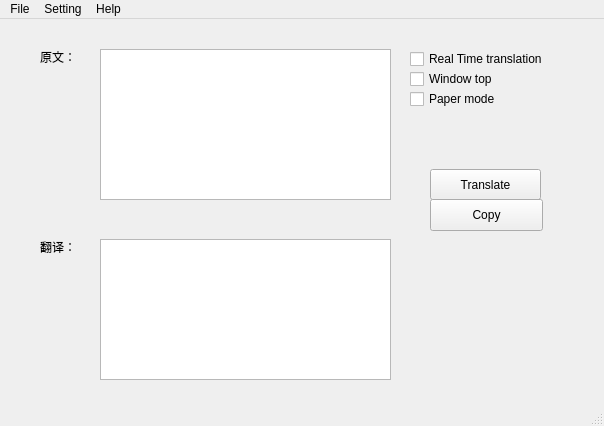
<?xml version="1.0" encoding="UTF-8"?>
<ui version="4.0">
    <class>MainWindow</class>
    <widget class="QMainWindow" name="MainWindow">
        <property name="geometry">
            <rect>
                <x>0</x>
                <y>0</y>
                <width>604</width>
                <height>426</height>
            </rect>
        </property>
        <property name="windowTitle">
            <string>MainWindow</string>
        </property>
        <widget class="QWidget" name="centralwidget">
            <widget class="QLabel" name="label">
                <property name="geometry">
                    <rect>
                        <x>40</x>
                        <y>30</y>
                        <width>60</width>
                        <height>16</height>
                    </rect>
                </property>
                <property name="text">
                    <string>原文：</string>
                </property>
            </widget>
            <widget class="QPlainTextEdit" name="originText">
                <property name="geometry">
                    <rect>
                        <x>100</x>
                        <y>30</y>
                        <width>291</width>
                        <height>151</height>
                    </rect>
                </property>
            </widget>
            <widget class="QCheckBox" name="isRealTimeTranslation">
                <property name="geometry">
                    <rect>
                        <x>410</x>
                        <y>30</y>
                        <width>171</width>
                        <height>20</height>
                    </rect>
                </property>
                <property name="text">
                    <string>Real Time translation</string>
                </property>
            </widget>
            <widget class="QCheckBox" name="isWindowTop">
                <property name="geometry">
                    <rect>
                        <x>410</x>
                        <y>50</y>
                        <width>121</width>
                        <height>20</height>
                    </rect>
                </property>
                <property name="text">
                    <string>Window top</string>
                </property>
            </widget>
            <widget class="QCheckBox" name="isPaperMode">
                <property name="geometry">
                    <rect>
                        <x>410</x>
                        <y>70</y>
                        <width>121</width>
                        <height>20</height>
                    </rect>
                </property>
                <property name="text">
                    <string>Paper mode</string>
                </property>
            </widget>
            <widget class="QLabel" name="label_2">
                <property name="geometry">
                    <rect>
                        <x>460</x>
                        <y>280</y>
                        <width>61</width>
                        <height>61</height>
                    </rect>
                </property>
                <property name="text">
                    <string/>
                </property>
                <property name="pixmap">
                    <pixmap>google.png</pixmap>
                </property>
                <property name="scaledContents">
                    <bool>true</bool>
                </property>
            </widget>
            <widget class="QPushButton" name="TranslateButton">
                <property name="geometry">
                    <rect>
                        <x>430</x>
                        <y>150</y>
                        <width>111</width>
                        <height>31</height>
                    </rect>
                </property>
                <property name="text">
                    <string>Translate</string>
                </property>
            </widget>
            <widget class="QPushButton" name="copyButton">
                <property name="geometry">
                    <rect>
                        <x>430</x>
                        <y>180</y>
                        <width>113</width>
                        <height>32</height>
                    </rect>
                </property>
                <property name="text">
                    <string>Copy</string>
                </property>
            </widget>
            <widget class="QLabel" name="label_3">
                <property name="geometry">
                    <rect>
                        <x>40</x>
                        <y>220</y>
                        <width>60</width>
                        <height>16</height>
                    </rect>
                </property>
                <property name="text">
                    <string>翻译：</string>
                </property>
            </widget>
            <widget class="QTextEdit" name="translatedText">
                <property name="geometry">
                    <rect>
                        <x>100</x>
                        <y>220</y>
                        <width>291</width>
                        <height>141</height>
                    </rect>
                </property>
            </widget>
        </widget>
        <widget class="QMenuBar" name="menubar">
            <property name="geometry">
                <rect>
                    <x>0</x>
                    <y>0</y>
                    <width>604</width>
                    <height>22</height>
                </rect>
            </property>
            <widget class="QMenu" name="menuFile">
                <property name="tearOffEnabled">
                    <bool>false</bool>
                </property>
                <property name="title">
                    <string>File</string>
                </property>
            </widget>
            <widget class="QMenu" name="menuSetting">
                <property name="title">
                    <string>Setting</string>
                </property>
                <addaction name="actionlanguage"/>
                <addaction name="actiondestination_language"/>
            </widget>
            <widget class="QMenu" name="menuHelp">
                <property name="title">
                    <string>Help</string>
                </property>
                <property name="toolTipsVisible">
                    <bool>false</bool>
                </property>
            </widget>
            <addaction name="menuFile"/>
            <addaction name="menuSetting"/>
            <addaction name="menuHelp"/>
        </widget>
        <widget class="QStatusBar" name="statusbar"/>
        <action name="actionlanguage">
            <property name="text">
                <string>language</string>
            </property>
        </action>
        <action name="actiondestination_language">
            <property name="text">
                <string>destination language</string>
            </property>
        </action>
    </widget>
    <resources/>
    <connections/>
</ui>
